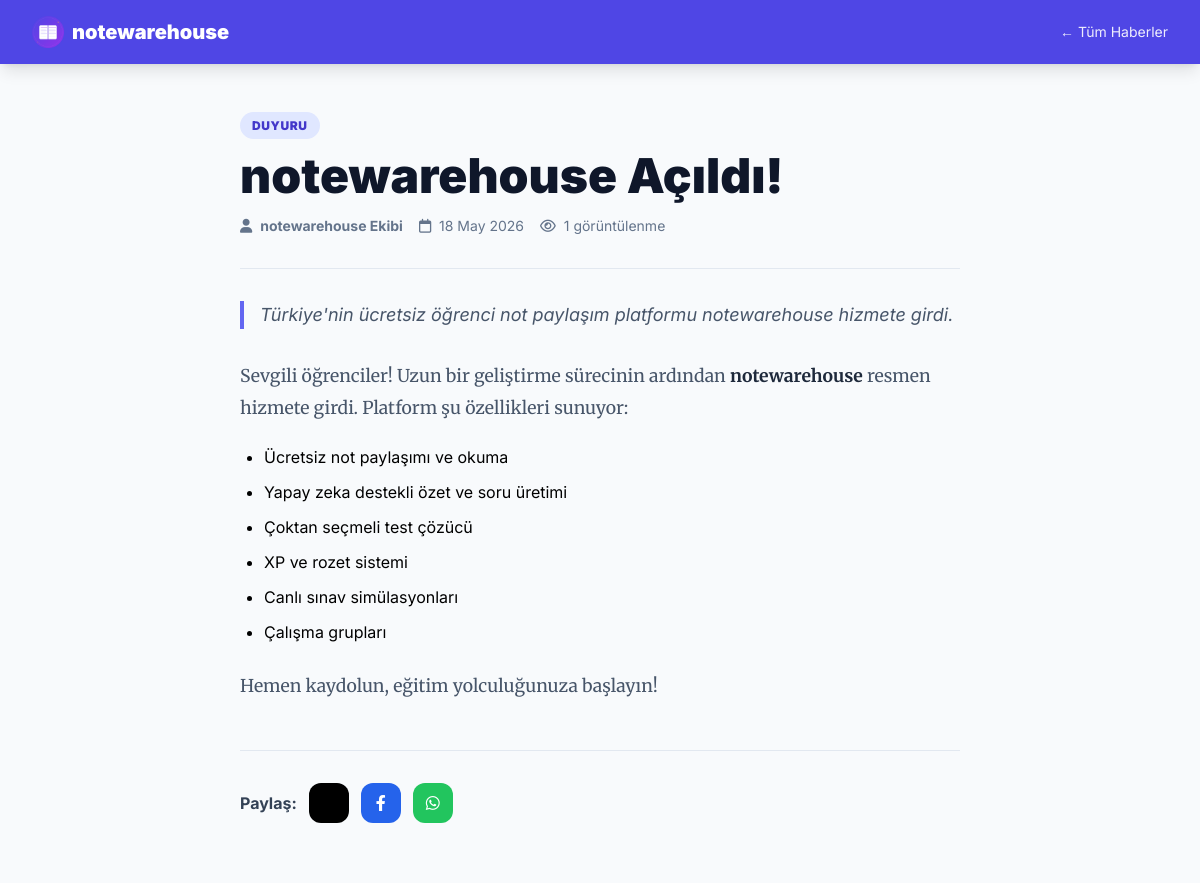
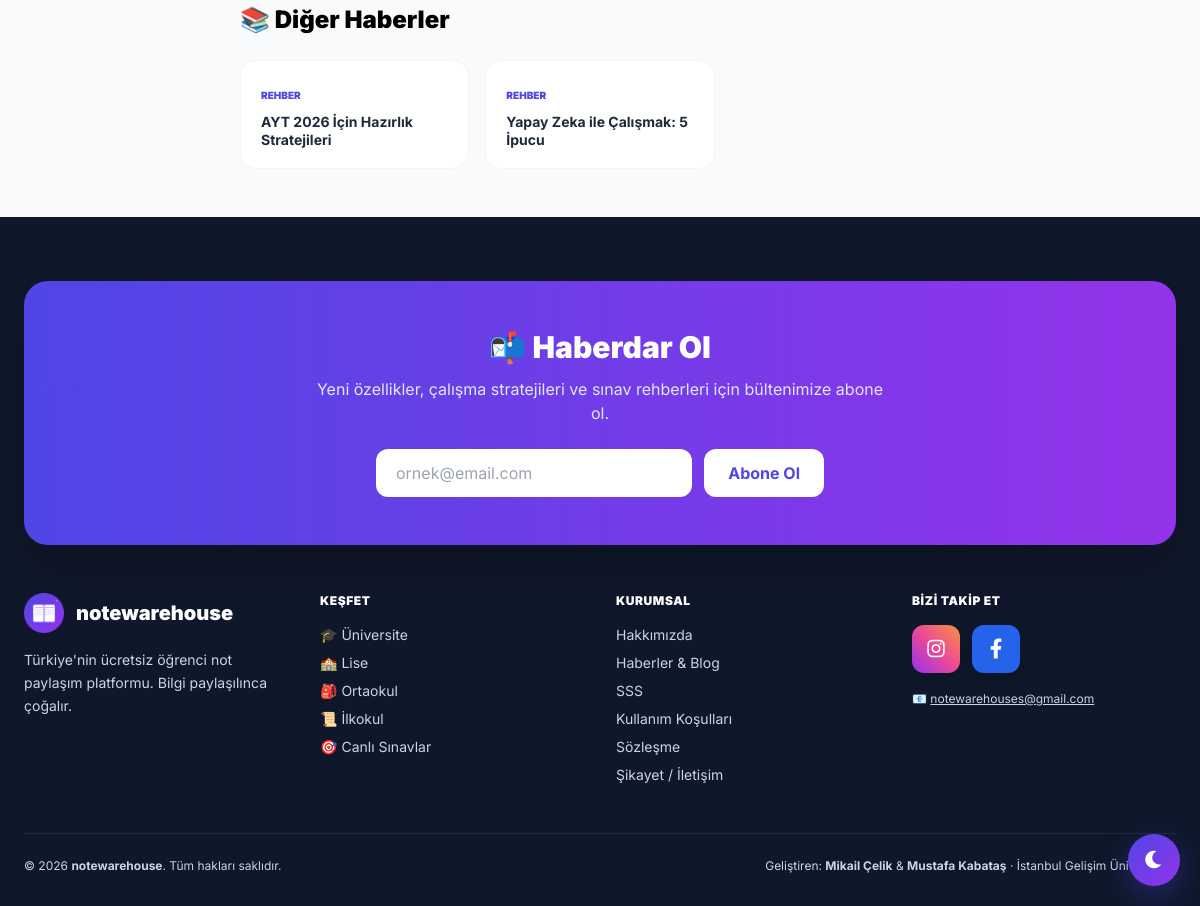
Screenshot of /haber.php?slug=notewarehouse-acildi with the database file from the repository (2 pictures, top to bottom).
### tables this page shows
CREATE TABLE `haberler` (
  `id`           INT(11)      NOT NULL AUTO_INCREMENT,
  `baslik`       VARCHAR(255) NOT NULL,
  `slug`         VARCHAR(255) NOT NULL,
  `ozet`         TEXT         DEFAULT NULL,
  `icerik`       LONGTEXT     DEFAULT NULL,
  `kapak_resim`  VARCHAR(500) DEFAULT NULL,
  `yazar`        VARCHAR(255) DEFAULT 'notewarehouse',
  `kategori`     VARCHAR(100) DEFAULT 'genel',
  `goruntulenme` INT(11)      DEFAULT 0,
  `yayinda`      TINYINT(1)   DEFAULT 1,
  `tarih`        TIMESTAMP    NOT NULL DEFAULT current_timestamp(),
  PRIMARY KEY (`id`),
  UNIQUE KEY `slug` (`slug`),
  KEY `yayinda` (`yayinda`)
);

### haber.php (the view, shortened to what this page needs)
<?php
require_once __DIR__ . '/baglan.php';
$slug = $_GET['slug'] ?? '';
$s = $db->prepare("SELECT * FROM haberler WHERE slug = ? AND yayinda = 1");
$s->execute([$slug]);
$haber = $s->fetch(PDO::FETCH_ASSOC);
try {
    $db->prepare("UPDATE haberler SET goruntulenme = goruntulenme + 1 WHERE id = ?")->execute([$haber['id']]);
} catch (Exception $e) {}
$digerler = $db->prepare("SELECT slug, baslik, kategori FROM haberler WHERE yayinda=1 AND id != ? ORDER BY RAND() LIMIT 3");
$digerler->execute([$haber['id']]);
$digerler = $digerler->fetchAll(PDO::FETCH_ASSOC);
?>
<!DOCTYPE html>
<html lang="tr">
<head>
    <script src="https://cdn.tailwindcss.com"></script>
    <link rel="stylesheet" href="https://cdnjs.cloudflare.com/ajax/libs/font-awesome/6.0.0/css/all.min.css">
</head>
<body class="bg-slate-50">
<nav class="bg-indigo-600 px-8 py-4 shadow-lg flex justify-between items-center sticky top-0 z-50">
    <a href="index.php" class="flex items-center text-white font-black text-xl">
        <img src="/favicon-180.png" class="w-8 h-8 rounded-lg mr-2"> notewarehouse
    </a>
    <a href="haberler.php" class="text-white/90 hover:text-white text-sm">← Tüm Haberler</a>
</nav>
<article class="max-w-3xl mx-auto px-6 py-12">
    <span class="text-xs bg-indigo-100 text-indigo-700 font-black px-3 py-1.5 rounded-full uppercase tracking-wider">
        <?= htmlspecialchars($haber['kategori']) ?>
    </span>
    <h1 class="text-4xl md:text-5xl font-black text-slate-900 mt-4 mb-4 leading-tight">
        <?= htmlspecialchars($haber['baslik']) ?>
    </h1>
    <div class="flex items-center gap-4 text-sm text-slate-500 mb-8 pb-8 border-b border-slate-200">
        <span><i class="fas fa-user mr-1"></i> <strong><?= htmlspecialchars($haber['yazar']) ?></strong></span>
        <span><i class="far fa-calendar mr-1"></i> <?= date('d F Y', strtotime($haber['tarih'])) ?></span>
        <span><i class="far fa-eye mr-1"></i> <?= $haber['goruntulenme'] + 1 ?> görüntülenme</span>
    </div>
    <?php if ($haber['ozet']): ?>
    <p class="text-lg text-slate-600 italic border-l-4 border-indigo-500 pl-4 mb-8">
        <?= htmlspecialchars($haber['ozet']) ?>
    </p>
    <?php endif; ?>
    <div class="prose max-w-none">
        <?= $haber['icerik'] ?>
    </div>
    <div class="mt-12 pt-8 border-t border-slate-200 flex items-center gap-3">
        <span class="font-bold text-slate-700">Paylaş:</span>
        <a href="https://twitter.com/intent/tweet?text=<?= urlencode($haber['baslik']) ?>&url=https://notewarehouse.com/haber.php?slug=<?= urlencode($haber['slug']) ?>" target="_blank"
           class="w-10 h-10 bg-black text-white rounded-xl flex items-center justify-center hover:scale-110 transition">
        </a>
        <a href="https://www.facebook.com/sharer/sharer.php?u=https://notewarehouse.com/haber.php?slug=<?= urlencode($haber['slug']) ?>" target="_blank"
           class="w-10 h-10 bg-blue-600 text-white rounded-xl flex items-center justify-center hover:scale-110 transition">
            <i class="fab fa-facebook-f"></i>
        </a>
        <a href="https://api.whatsapp.com/send?text=<?= urlencode($haber['baslik'].' https://notewarehouse.com/haber.php?slug='.$haber['slug']) ?>" target="_blank"
           class="w-10 h-10 bg-green-500 text-white rounded-xl flex items-center justify-center hover:scale-110 transition">
            <i class="fab fa-whatsapp"></i>
        </a>
    </div>
    <?php if (!empty($digerler)): ?>
    <div class="mt-16">
        <h3 class="text-2xl font-black mb-6">📚 Diğer Haberler</h3>
        <div class="grid grid-cols-1 md:grid-cols-3 gap-4">
            <?php foreach ($digerler as $d): ?>
                <a href="haber.php?slug=<?= urlencode($d['slug']) ?>"
                   class="bg-white p-5 rounded-2xl border border-slate-100 hover:border-indigo-300 hover:shadow-md transition block">
                    <span class="text-[10px] text-indigo-600 font-black uppercase"><?= htmlspecialchars($d['kategori']) ?></span>
                    <h4 class="font-bold text-slate-800 text-sm mt-2 leading-tight"><?= htmlspecialchars($d['baslik']) ?></h4>
                </a>
            <?php endforeach; ?>
        </div>
    </div>
    <?php endif; ?>
</article>
<?php include __DIR__ . '/footer_partial.php'; ?>
</body>
</html>

### haber.php (style rules this page uses)
body { font-family:'Inter',sans-serif }
.prose p { font-family:'Merriweather',serif;font-size:1.1rem;line-height:1.8;margin-bottom:1.2rem;color:#475569 }
.prose ul { margin:1rem 0 1.5rem 1.5rem;list-style:disc }
.prose ul li { margin-bottom:0.5rem;line-height:1.7 }
.prose strong { color:#1e293b }

### rows the page displays
haberler: kategori "DUYURU", baslik "notewarehouse Açıldı!", yazar "notewarehouse Ekibi", tarih "18 May 2026", $haber['goruntulenme'] + 1 "1", ozet "Türkiye'nin ücretsiz öğrenci not paylaşım platformu notewarehouse hizmete girdi.", icerik "Sevgili öğrenciler! Uzun bir geliştirme sürecinin ardından notewarehouse resmen hizmete girdi. Platform şu özellikleri sunuyor: Ücretsiz not paylaşımı ve okuma Yapay zeka destekli özet ve soru üretimi Çoktan seçmeli test çözücü XP ve rozet sistemi Canlı sınav simülasyonları Çalışma grupları Hemen kaydolun, eğitim yolculuğunuza başlayın!"
haberler: kategori "REHBER", baslik "AYT 2026 İçin Hazırlık Stratejileri"
haberler: kategori "REHBER", baslik "Yapay Zeka ile Çalışmak: 5 İpucu"
